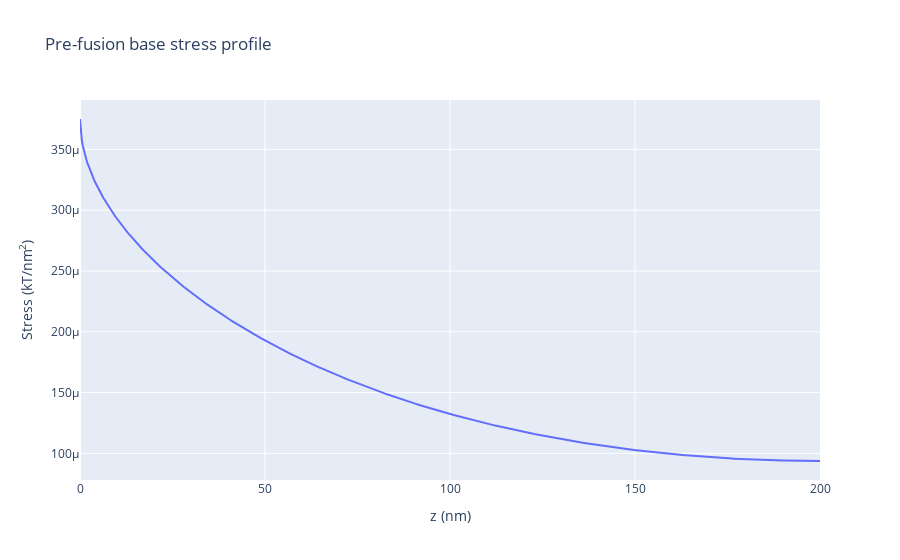

Source (notebook cell):
### Markdown cell above
## Computation: pre-fusion base

Our torus curvature is defined in terms of an angle $u$ which is oriented outward.  In otherwords, the pre-fusion base curvature must be rewritten as $u_{base} = \pi - \beta$ in our coordinate scheme.  We can solve for this in terms of $z$ (the axis serving as the center of rotational symmetry) and the base torus tube radius $Rt$ to get the expression: <br>
$u_{base} = \pi - arcsin \left(\frac{R_t - z}{R_t} \right)$
where $z=0$ where the protrusion first curves away from the main cell membrane.  See 2020-07-24 notes in lab notebook for more details.

### Code cell
zBase = np.linspace(0,Rt,num=Rt*4 + 1) #Will be using this to take a left Riemann sum
#print(zBase)
uBase = np.pi - np.arcsin((Rt-zBase)/Rt) # in radians
#print(uBase)

kBaseCirc = np.zeros(zBase.size)
stressBase = np.zeros(zBase.size)
GRingPre = np.zeros(zBase.size-1)
GPre = 0

#First calculate the curvatures
for k in range(0,zBase.size):
    kBaseCirc[k] = torusCircCurv(R0,Rt,uBase[k])
#print("kBaseCirc = ",kBaseCirc)

#Next calculate the per unit area stress profile
for s in range(0,zBase.size):
    stressBase[s] = helfrichStress(kBaseCirc[s],1/Rt,Kb*2) # Kb*2 since 2x membrane protrusion
#print(stressBase)

#Now find the energy of the discrete zBase rings via left Riemann sum
R1 = R0 + Rt-np.sqrt(1-((Rt-zBase)/Rt)**2)
     #Dist from z axis to membrane at given z (using trig a identity)
#print(R1)
for ring in range(0,GRingPre.size):
    #Stress per ring by finding cylindrical wall area * ring stress
    GRingPre[ring] = np.pi * 2*R1[ring] * (zBase[1]-zBase[0]) * stressBase[ring]

GPre = np.sum(GRingPre)

preStress = go.Figure()
preStress.add_trace(go.Scatter(x=zBase, y=stressBase, mode='lines'))
preStress.update_layout(title="Pre-fusion base stress profile",
                        xaxis_title="z (nm)", yaxis_title="Stress (kT/nm<sup>2</sup>)")
preStress.show()

print("Total Gb of pre-fusion base = ",GPre," kT")

### Figure 1 — Plotly figure (JSON) as saved in the notebook; plotly's stock layout.template omitted (floating-point values rounded to 4 significant figures; data arrays with more than 128 entries replaced by an {"elided": "..."} marker saying what was removed)
{"data": [{"mode": "lines", "type": "scatter", "x": {"elided": "801 float values"}, "y": {"elided": "801 float values"}}], "layout": {"autosize": true, "title": {"text": "Pre-fusion base stress profile"}, "xaxis": {"autorange": true, "range": [0, 200], "title": {"text": "z (nm)"}, "type": "linear"}, "yaxis": {"autorange": true, "range": [7.813e-05, 0.0003906], "title": {"text": "Stress (kT/nm<sup>2</sup>)"}, "type": "linear"}}}
